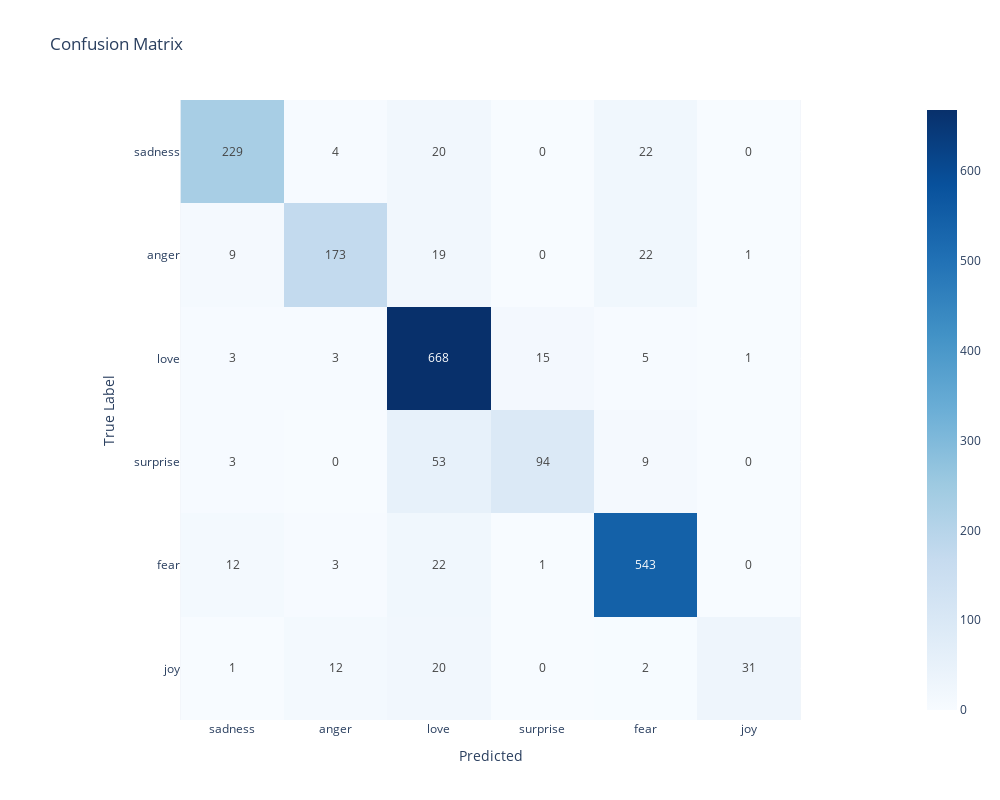

This figure's notebook cell:
### Code cell
model = Model(X_train, y_train, X_test, y_test, LogisticRegression(solver='liblinear',random_state = 42), TfidfVectorizer())
model.transform()
model.fit()
y_pred = model.predict()
model.report(y_pred, class_labels)

### Figure 1 — Plotly figure (JSON) as saved in the notebook; plotly's stock layout.template omitted (floating-point values rounded to 4 significant figures)
{"data": [{"coloraxis": "coloraxis", "hovertemplate": "Predicted: %{x}<br>True Label: %{y}<br>color: %{z}<extra></extra>", "name": "0", "texttemplate": "%{z}", "type": "heatmap", "x": ["sadness", "anger", "love", "surprise", "fear", "joy"], "xaxis": "x", "y": ["sadness", "anger", "love", "surprise", "fear", "joy"], "yaxis": "y", "z": [[229, 4, 20, 0, 22, 0], [9, 173, 19, 0, 22, 1], [3, 3, 668, 15, 5, 1], [3, 0, 53, 94, 9, 0], [12, 3, 22, 1, 543, 0], [1, 12, 20, 0, 2, 31]]}], "layout": {"coloraxis": {"colorscale": [[0, "rgb(247,251,255)"], [0.125, "rgb(222,235,247)"], [0.25, "rgb(198,219,239)"], [0.375, "rgb(158,202,225)"], [0.5, "rgb(107,174,214)"], [0.625, "rgb(66,146,198)"], [0.75, "rgb(33,113,181)"], [0.875, "rgb(8,81,156)"], [1, "rgb(8,48,107)"]]}, "height": 800, "title": {"text": "Confusion Matrix"}, "width": 1000, "xaxis": {"anchor": "y", "constrain": "domain", "domain": [0, 1], "scaleanchor": "y", "title": {"text": "Predicted"}}, "yaxis": {"anchor": "x", "autorange": "reversed", "constrain": "domain", "domain": [0, 1], "title": {"text": "True Label"}}}}
